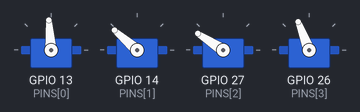
This sketch was run on a simulated ESP32. Shown: 4 × servo.

Above: at 0.05 s.
At 0.4 s:
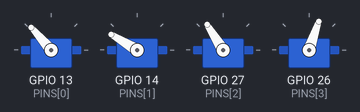
At 0.8 s:
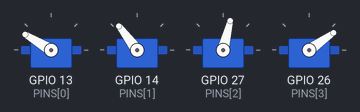
At 1.55 s:
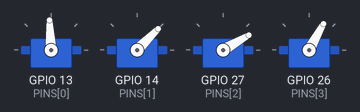
At 2.3 s:
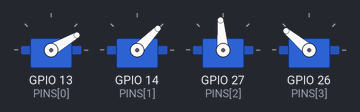
At 3.05 s:
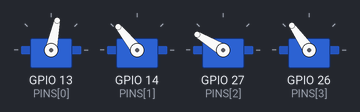
Timing chart, 0 to 7.2 s (numbered marks = the images above):
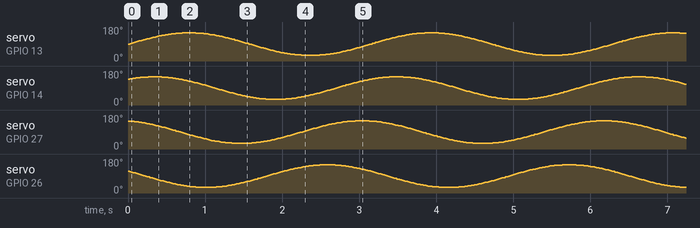

The sketch:

05_four_servos_power.ino
```cpp
// Station 5 - four servos, correct wiring.
//   servo red   -> 5 V BEC (+)         NOT an ESP32 pin
//   servo brown -> BEC (-), ESP32 GND  all grounds joined
//   servo orange-> GPIO 13, 14, 27, 26 signal only
// Add a 470-1000 uF capacitor across the servo supply near the servos.
#include <ESP32Servo.h>

const int NUM_SERVOS = 4;
const int PINS[NUM_SERVOS] = {13, 14, 27, 26};
Servo servos[NUM_SERVOS];

void setup() {
  ESP32PWM::allocateTimer(0);
  ESP32PWM::allocateTimer(1);
  ESP32PWM::allocateTimer(2);
  ESP32PWM::allocateTimer(3);
  for (int i = 0; i < NUM_SERVOS; i++) {
    servos[i].setPeriodHertz(50);
    servos[i].attach(PINS[i], 500, 2500);   // signal only!
  }
}

void loop() {
  float t = millis() / 1000.0f;
  for (int i = 0; i < NUM_SERVOS; i++) {
    float angle = 90.0f + 60.0f * sinf(t * 2.0f + i * 0.9f);
    servos[i].write((int)angle);
  }
  delay(20);
}
```
